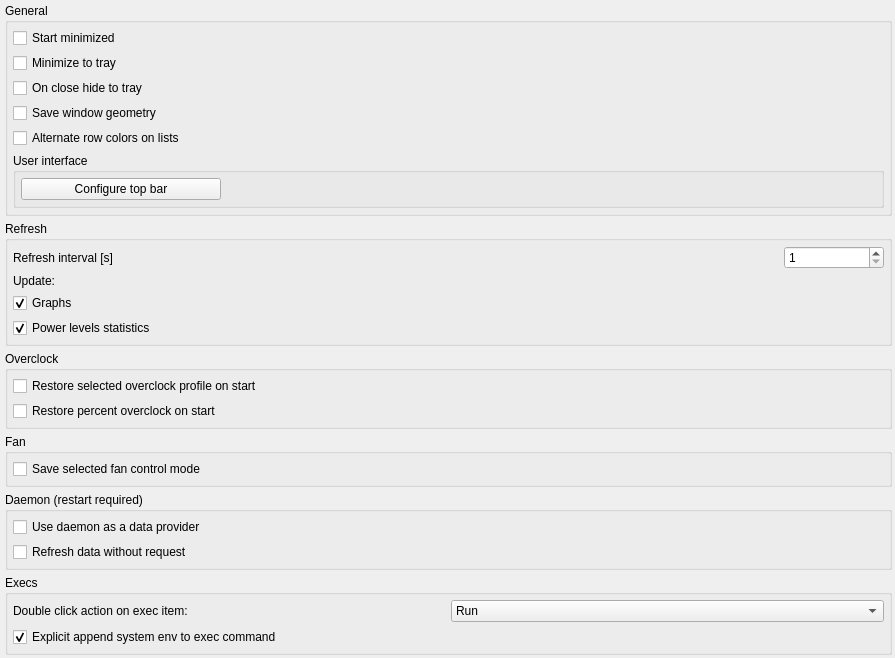
          <widget class="QWidget" name="scrollAreaWidgetContents">
           <property name="geometry">
            <rect>
             <x>0</x>
             <y>0</y>
             <width>895</width>
             <height>628</height>
            </rect>
           </property>
           <layout class="QVBoxLayout" name="verticalLayout_27">
            <property name="spacing">
             <number>5</number>
            </property>
            <property name="leftMargin">
             <number>5</number>
            </property>
            <property name="topMargin">
             <number>3</number>
            </property>
            <property name="rightMargin">
             <number>3</number>
            </property>
            <property name="bottomMargin">
             <number>3</number>
            </property>
            <item>
             <widget class="QGroupBox" name="group_cfgGeneral">
              <property name="title">
               <string>General</string>
              </property>
              <layout class="QVBoxLayout" name="verticalLayout_26">
               <property name="spacing">
                <number>5</number>
               </property>
               <property name="leftMargin">
                <number>5</number>
               </property>
               <property name="topMargin">
                <number>5</number>
               </property>
               <property name="rightMargin">
                <number>5</number>
               </property>
               <property name="bottomMargin">
                <number>5</number>
               </property>
               <item>
                <widget class="QCheckBox" name="cb_startMinimized">
                 <property name="text">
                  <string>Start minimized</string>
                 </property>
                </widget>
               </item>
               <item>
                <widget class="QCheckBox" name="cb_minimizeTray">
                 <property name="sizePolicy">
                  <sizepolicy hsizetype="MinimumExpanding" vsizetype="Fixed">
                   <horstretch>0</horstretch>
                   <verstretch>0</verstretch>
                  </sizepolicy>
                 </property>
                 <property name="text">
                  <string>Minimize to tray</string>
                 </property>
                </widget>
               </item>
               <item>
                <widget class="QCheckBox" name="cb_closeTray">
                 <property name="sizePolicy">
                  <sizepolicy hsizetype="Preferred" vsizetype="Fixed">
                   <horstretch>0</horstretch>
                   <verstretch>0</verstretch>
                  </sizepolicy>
                 </property>
                 <property name="text">
                  <string>On close hide to tray</string>
                 </property>
                </widget>
               </item>
               <item>
                <widget class="QCheckBox" name="cb_saveWindowGeometry">
                 <property name="text">
                  <string>Save window geometry</string>
                 </property>
                </widget>
               </item>
               <item>
                <widget class="QCheckBox" name="cb_alternateRow">
                 <property name="text">
                  <string>Alternate row colors on lists</string>
                 </property>
                </widget>
               </item>
               <item>
                <widget class="QGroupBox" name="groupBox_2">
                 <property name="title">
                  <string>User interface</string>
                 </property>
                 <layout class="QVBoxLayout" name="verticalLayout_17">
                  <property name="spacing">
                   <number>5</number>
                  </property>
                  <property name="leftMargin">
                   <number>5</number>
                  </property>
                  <property name="topMargin">
                   <number>5</number>
                  </property>
                  <property name="rightMargin">
                   <number>5</number>
                  </property>
                  <property name="bottomMargin">
                   <number>5</number>
                  </property>
                  <item>
                   <widget class="QPushButton" name="btn_configureTopbar">
                    <property name="enabled">
                     <bool>true</bool>
                    </property>
                    <property name="minimumSize">
                     <size>
                      <width>0</width>
                      <height>0</height>
                     </size>
                    </property>
                    <property name="maximumSize">
                     <size>
                      <width>200</width>
                      <height>16777215</height>
                     </size>
                    </property>
                    <property name="text">
                     <string>Configure top bar</string>
                    </property>
                   </widget>
                  </item>
                 </layout>
                </widget>
               </item>
              </layout>
             </widget>
            </item>
            <item>
             <widget class="QGroupBox" name="group_cfgRefresh">
              <property name="title">
               <string>Refresh</string>
              </property>
              <layout class="QGridLayout" name="gridLayout_14">
               <property name="leftMargin">
                <number>5</number>
               </property>
               <property name="topMargin">
                <number>5</number>
               </property>
               <property name="rightMargin">
                <number>5</number>
               </property>
               <property name="bottomMargin">
                <number>5</number>
               </property>
               <property name="spacing">
                <number>5</number>
               </property>
               <item row="2" column="0">
                <widget class="QCheckBox" name="cb_graphs">
                 <property name="sizePolicy">
                  <sizepolicy hsizetype="MinimumExpanding" vsizetype="Fixed">
                   <horstretch>0</horstretch>
                   <verstretch>0</verstretch>
                  </sizepolicy>
                 </property>
                 <property name="text">
                  <string>Graphs</string>
                 </property>
                 <property name="checked">
                  <bool>true</bool>
                 </property>
                </widget>
               </item>
               <item row="3" column="0">
                <widget class="QCheckBox" name="cb_stats">
                 <property name="text">
                  <string>Power levels statistics</string>
                 </property>
                 <property name="checked">
                  <bool>true</bool>
                 </property>
                </widget>
               </item>
               <item row="0" column="1">
                <widget class="QDoubleSpinBox" name="spin_timerInterval">
                 <property name="sizePolicy">
                  <sizepolicy hsizetype="Preferred" vsizetype="Fixed">
                   <horstretch>0</horstretch>
                   <verstretch>0</verstretch>
                  </sizepolicy>
                 </property>
                 <property name="minimumSize">
                  <size>
                   <width>100</width>
                   <height>0</height>
                  </size>
                 </property>
                 <property name="decimals">
                  <number>0</number>
                 </property>
                 <property name="minimum">
                  <double>1.000000000000000</double>
                 </property>
                 <property name="singleStep">
                  <double>1.000000000000000</double>
                 </property>
                 <property name="value">
                  <double>1.000000000000000</double>
                 </property>
                </widget>
               </item>
               <item row="1" column="0">
                <widget class="QLabel" name="label_5">
                 <property name="maximumSize">
                  <size>
                   <width>16777215</width>
                   <height>15</height>
                  </size>
                 </property>
                 <property name="text">
                  <string>Update:</string>
                 </property>
                </widget>
               </item>
               <item row="0" column="0">
                <widget class="QLabel" name="label_2">
                 <property name="maximumSize">
                  <size>
                   <width>350</width>
                   <height>16777215</height>
                  </size>
                 </property>
                 <property name="text">
                  <string>Refresh interval [s]</string>
                 </property>
                </widget>
               </item>
              </layout>
             </widget>
            </item>
            <item>
             <widget class="QGroupBox" name="gropu_cfgOverclock">
              <property name="title">
               <string>Overclock</string>
              </property>
              <layout class="QVBoxLayout" name="verticalLayout_31">
               <property name="spacing">
                <number>5</number>
               </property>
               <property name="leftMargin">
                <number>5</number>
               </property>
               <property name="topMargin">
                <number>5</number>
               </property>
               <property name="rightMargin">
                <number>5</number>
               </property>
               <property name="bottomMargin">
                <number>5</number>
               </property>
               <item>
                <widget class="QCheckBox" name="cb_restoreOcProfile">
                 <property name="text">
                  <string>Restore selected overclock profile on start</string>
                 </property>
                </widget>
               </item>
               <item>
                <widget class="QCheckBox" name="cb_restorePercentOc">
                 <property name="text">
                  <string>Restore percent overclock on start</string>
                 </property>
                </widget>
               </item>
              </layout>
             </widget>
            </item>
            <item>
             <widget class="QGroupBox" name="group_cfgFan">
              <property name="title">
               <string>Fan</string>
              </property>
              <layout class="QVBoxLayout" name="verticalLayout_29">
               <property name="spacing">
                <number>5</number>
               </property>
               <property name="leftMargin">
                <number>5</number>
               </property>
               <property name="topMargin">
                <number>5</number>
               </property>
               <property name="rightMargin">
                <number>5</number>
               </property>
               <property name="bottomMargin">
                <number>5</number>
               </property>
               <item>
                <widget class="QCheckBox" name="cb_saveFanMode">
                 <property name="text">
                  <string>Save selected fan control mode</string>
                 </property>
                </widget>
               </item>
              </layout>
             </widget>
            </item>
            <item>
             <widget class="QGroupBox" name="group_cfgDaemon">
              <property name="title">
               <string>Daemon (restart required)</string>
              </property>
              <property name="checkable">
               <bool>false</bool>
              </property>
              <layout class="QVBoxLayout" name="verticalLayout_25">
               <property name="spacing">
                <number>5</number>
               </property>
               <property name="leftMargin">
                <number>5</number>
               </property>
               <property name="topMargin">
                <number>5</number>
               </property>
               <property name="rightMargin">
                <number>5</number>
               </property>
               <property name="bottomMargin">
                <number>5</number>
               </property>
               <item>
                <widget class="QCheckBox" name="cb_daemonData">
                 <property name="text">
                  <string>Use daemon as a data provider</string>
                 </property>
                </widget>
               </item>
               <item>
                <widget class="QCheckBox" name="cb_daemonAutoRefresh">
                 <property name="enabled">
                  <bool>true</bool>
                 </property>
                 <property name="toolTip">
                  <string>Good option to check. Causes that daemon gets data from system automaticly with interval when GUI is on instead of waiting for request to read this data. Interval is the same as GUI.</string>
                 </property>
                 <property name="text">
                  <string>Refresh data without request</string>
                 </property>
                </widget>
               </item>
              </layout>
             </widget>
            </item>
            <item>
             <widget class="QGroupBox" name="group_cfgExecs">
              <property name="title">
               <string>Execs</string>
              </property>
              <layout class="QGridLayout" name="gridLayout_11">
               <property name="leftMargin">
                <number>5</number>
               </property>
               <property name="topMargin">
                <number>5</number>
               </property>
               <property name="rightMargin">
                <number>5</number>
               </property>
               <property name="bottomMargin">
                <number>5</number>
               </property>
               <property name="spacing">
                <number>5</number>
               </property>
               <item row="2" column="0">
                <widget class="QLabel" name="label_16">
                 <property name="text">
                  <string>Double click action on exec item:</string>
                 </property>
                </widget>
               </item>
               <item row="2" column="1">
                <widget class="QComboBox" name="cb_execDbcAction">
                 <item>
                  <property name="text">
                   <string>Run</string>
                  </property>
                 </item>
                 <item>
                  <property name="text">
                   <string>Edit</string>
                  </property>
                 </item>
                </widget>
               </item>
               <item row="3" column="0">
                <widget class="QCheckBox" name="cb_execSysEnv">
                 <property name="text">
                  <string>Explicit append system env to exec command</string>
                 </property>
                 <property name="checked">
                  <bool>true</bool>
                 </property>
                </widget>
               </item>
              </layout>
             </widget>
            </item>
           </layout>
          </widget>
